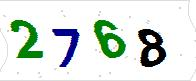
#> input picture pics/104.jpg, 196 x 81 px, found by its file name; its folder holds only this picture in this run
$ python '验证码灰度处理与切割.py'
#> lines starting #> are read from the running program, lines starting #| are printed output that depends on the picture
# -*- coding: utf-8 -*-

from PIL import Image,ImageEnhance
from PIL import *
# 图片切割，每个验证码切4份，宽40，高81
def segment(im):
    x = 12
    y = 0
    w = 40
    h = 81
    im_new = []

    for i in range(4):
        im1 = im.crop((x+w*i,y,x+w*(i+1),h))
        im_new.append(im1)
    return im_new


# 图片预处理，二值化，图片增强
def imgTransfer(f_name):
    im = Image.open(f_name)
#> im is the input picture: PIL image 196x81 RGB; mean R, G, B 219.3, 227.9, 222
    im = im.filter(ImageFilter.MedianFilter())
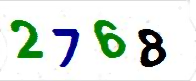
#> im: PIL image 196x81 RGB; mean R, G, B 220, 228.8, 222.8
    #enhancer = ImageEnhance.Contrast(im)
    #im = enhancer.enhancer(1)
    im = im.convert('L')
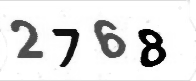
#> im: PIL image 196x81 L; min 1, max 255, mean 225.5

    return im


def cutPictures(img):
    im = imgTransfer(img)
    pics = segment(im)
#> the loop in segment, `for i in range(4):` made 4 passes
#> pass 1, in segment, `im1 = im.crop((x+w*i,y,x+w*(i+1),h))`:
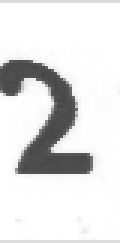
#> im1: PIL image 40x81 L (shown 3 times larger); min 71, max 255, mean 224.7
#> pass 2, in segment, `im1 = im.crop((x+w*i,y,x+w*(i+1),h))`:
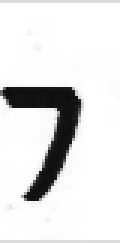
#> im1: PIL image 40x81 L (shown 3 times larger); min 13, max 255, mean 225.1
#> pass 3, in segment, `im1 = im.crop((x+w*i,y,x+w*(i+1),h))`:
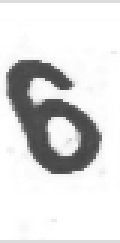
#> im1: PIL image 40x81 L (shown 3 times larger); min 70, max 255, mean 220.2
#> after the loop in segment, `for i in range(4):`: im_new = 4 items
#> pics = 4 items
    img = os.path.splitext(os.path.basename(img))
    img = img[0]
    for pic,i in zip(pics,range(1,5)):
        pic.save('D:/Desktop/智能嵌入式设计/number_recognizing/test/%s.%d.jpeg'%(img,i),'jpeg')
#> this loop made 4 passes


# 读取某文件夹下的所有图片的基名
import os
def getAllImages(folder):
    assert os.path.exists(folder)
    assert os.path.isdir(folder)
    imageList = os.listdir(folder)
    return imageList


if __name__ == '__main__':

    files_name =  getAllImages(u'D:/Desktop/智能嵌入式设计/number_recognizing/pics')

    for i in files_name:
        name = 'D:/Desktop/智能嵌入式设计/number_recognizing/pics/' + i
        cutPictures(name)

$ run again, on pics/125.jpg
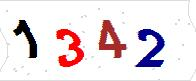
#> input picture pics/125.jpg, 196 x 81 px, found by its file name
#> in imgTransfer, im is the input picture: PIL image 196x81 RGB; mean R, G, B 234.7, 224.6, 228.2
#> in imgTransfer, `im = im.convert('L')`:
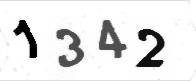
#> im: PIL image 196x81 L; min 0, max 255, mean 228.9
#> the loop in segment, `for i in range(4):` made 4 passes
#> pass 3, in segment, `im1 = im.crop((x+w*i,y,x+w*(i+1),h))`:
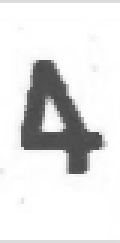
#> im1: PIL image 40x81 L (shown 3 times larger); min 73, max 255, mean 225.9
#> after the loop in segment, `for i in range(4):`: im_new = 4 items
#> the loop in cutPictures, `for pic,i in zip(pics,range(1,5)):` made 4 passes

$ run again, on pics/134.jpg
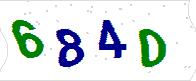
#> input picture pics/134.jpg, 196 x 81 px, found by its file name
#> in imgTransfer, im is the input picture: PIL image 196x81 RGB; mean R, G, B 216.6, 225.6, 225
#> in imgTransfer, `im = im.convert('L')`:
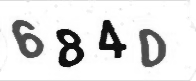
#> im: PIL image 196x81 L; min 13, max 255, mean 223.7
#> the loop in segment, `for i in range(4):` made 4 passes
#> pass 3, in segment, `im1 = im.crop((x+w*i,y,x+w*(i+1),h))`:
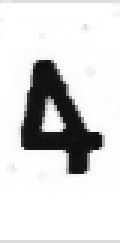
#> im1: PIL image 40x81 L (shown 3 times larger); min 13, max 255, mean 216.7
#> after the loop in segment, `for i in range(4):`: im_new = 4 items
#> the loop in cutPictures, `for pic,i in zip(pics,range(1,5)):` made 4 passes

$ run again, on pics/136.jpg
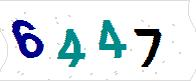
#> input picture pics/136.jpg, 196 x 81 px, found by its file name
#> in imgTransfer, im is the input picture: PIL image 196x81 RGB; mean R, G, B 221.3, 229.8, 233.9
#> in imgTransfer, `im = im.convert('L')`:
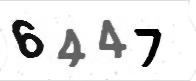
#> im: PIL image 196x81 L; min 0, max 255, mean 228.5
#> the loop in segment, `for i in range(4):` made 4 passes
#> pass 3, in segment, `im1 = im.crop((x+w*i,y,x+w*(i+1),h))`:
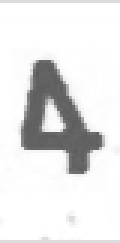
#> im1: PIL image 40x81 L (shown 3 times larger); min 92, max 255, mean 228.8
#> after the loop in segment, `for i in range(4):`: im_new = 4 items
#> the loop in cutPictures, `for pic,i in zip(pics,range(1,5)):` made 4 passes
